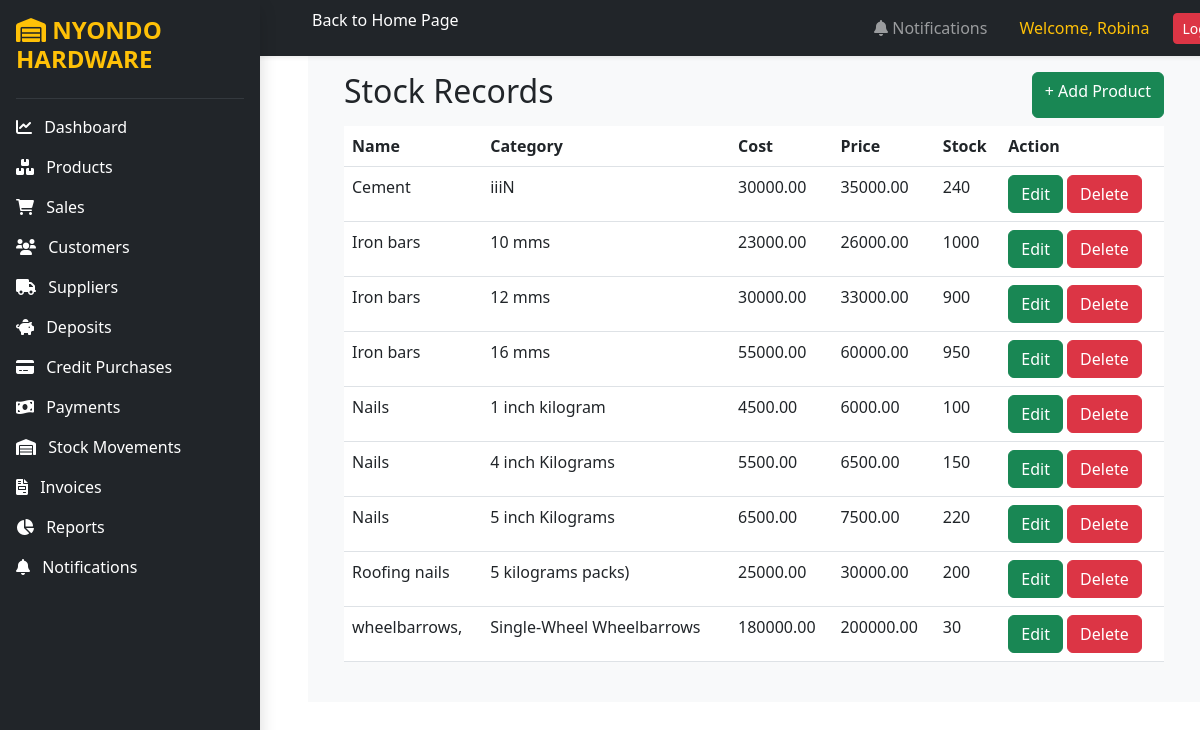
Screenshot of /products/ (signed in) with the database file from the repository.
### core/models.py (models this page shows, shortened)
class Product(models.Model):
    name = models.CharField(max_length=100,validators=[MinLengthValidator(2)])
    category = models.CharField(max_length=100,validators=[MinLengthValidator(2)])
    unit_cost = models.DecimalField(max_digits=10,decimal_places=2,validators=[MinValueValidator(0)])
    selling_price = models.DecimalField(max_digits=10,decimal_places=2,validators=[MinValueValidator(0)])
    stock_quantity = models.IntegerField(validators=[MinValueValidator(0)])

### core/views.py (the view)
# urls.py: path('products/', views.products, name='products'),
@login_required
def products(request):
    products = Product.objects.all()
    return render(request, 'products.html', {'products': products})

### core/templates/products.html
{% extends 'base.html' %} {% block content %}
<div class="container mt-5">
    <div class="d-flex justify-content-between mb-2">
        <h2>Stock Records</h2>
        <a href="/add_product/" class="btn btn-success">+ Add Product</a>
    </div>
    <table class="table">
        <tr>
            <th>Name</th>
            <th>Category</th>
            <th>Cost</th>
            <th>Price</th>
            <th>Stock</th>
            <th>Action</th>
        </tr>
        {% for product in products %}
        <tr>
            <td>{{ product.name }}</td>
            <td>{{ product.category }}</td>
            <td>{{ product.unit_cost }}</td>
            <td>{{ product.selling_price }}</td>
            <td>{{ product.stock_quantity }}</td>
            <td>
                <a href="{% url 'edit_product' product.id %}" class="btn btn-success">Edit</a>
                <a href="{% url 'delete_product' product.id %}" class="btn btn-danger"
                    onclick="return confirm('Delete this Product?');">Delete</a>
            </td>
        </tr>
        {% endfor %}
    </table>
</div>
{% endblock %}

### core/templates/base.html (shortened to what this page needs)
<!doctype html>
<html>
<head>
  <link href="https://cdn.jsdelivr.net/npm/bootstrap@5.3.0/dist/css/bootstrap.min.css" rel="stylesheet" />
  <link rel="stylesheet" href="https://cdnjs.cloudflare.com/ajax/libs/font-awesome/6.0.0/css/all.min.css" />
</head>
<body>
  <div>
    <div style="position: fixed; margin-left: 250px; width: 1000px">
      <nav class="navbar navbar-expand-lg navbar-dark bg-dark shadow-sm">
        <div class="container-fluid">
          <div class="collapse navbar-collapse" id="navbarContent" style="margin-left: 50px">
            <a href="/" class="text-white text-decoration-none d-block mb-3">Back to Home Page</a>
            <ul class="navbar-nav ms-auto align-items-center">
              {% if user.is_authenticated %}
              <li class="nav-item me-3">
                <a class="nav-link position-relative" href="{% url 'notifications' %}">
                  <i class="fas fa-bell"></i>
                  Notifications
                </a>
              </li>
              <li class="nav-item me-3">
                <span class="nav-link text-warning">
                  Welcome, {{ request.user.username }}
                </span>
              </li>
              <li class="nav-item">
                <a class="btn btn-danger btn-sm" href="{% url 'logout' %}">
                  Logout
                </a>
              </li>
              {% endif %}
            </ul>
          </div>
        </div>
      </nav>
    </div>
    <div class="d-flex">
      <div class="d-flex">
        <div class="d-flex">
          <div class="bg-dark text-white p-3 vh-100 shadow" style="width: 260px; position: fixed">
            <h4 class="fw-bold text-warning mb-4">
              <i class="fas fa-warehouse"></i>
              NYONDO HARDWARE
            </h4>
            <hr class="text-secondary" />
            <a href="{% url 'dashboard' %}" class="text-white text-decoration-none d-block mb-3">
              <i class="fas fa-chart-line me-2"></i>
              Dashboard
            </a>
            <a href="{% url 'products' %}" class="text-white text-decoration-none d-block mb-3">
              <i class="fas fa-boxes me-2"></i>
              Products
            </a>
            <a href="{% url 'sales' %}" class="text-white text-decoration-none d-block mb-3">
              <i class="fas fa-cart-shopping me-2"></i>
              Sales
            </a>
            <a href="{% url 'customers' %}" class="text-white text-decoration-none d-block mb-3">
              <i class="fas fa-users me-2"></i>
              Customers
            </a>
            <a href="{% url 'suppliers' %}" class="text-white text-decoration-none d-block mb-3">
              <i class="fas fa-truck me-2"></i>
              Suppliers
            </a>
            <a href="{% url 'deposits' %}" class="text-white text-decoration-none d-block mb-3">
              <i class="fas fa-piggy-bank me-2"></i>
              Deposits
            </a>
            <a href="{% url 'credit_purchases' %}" class="text-white text-decoration-none d-block mb-3">
              <i class="fas fa-credit-card me-2"></i>
              Credit Purchases
            </a>
            <a href="{% url 'payments' %}" class="text-white text-decoration-none d-block mb-3">
              <i class="fas fa-money-bill-wave me-2"></i>
              Payments
            </a>
            <a href="{% url 'stock_movements' %}" class="text-white text-decoration-none d-block mb-3">
              <i class="fas fa-warehouse me-2"></i>
              Stock Movements
            </a>
            <a href="{% url 'invoices' %}" class="text-white text-decoration-none d-block mb-3">
              <i class="fas fa-file-invoice me-2"></i>
              Invoices
            </a>
            <a href="{% url 'reports' %}" class="text-white text-decoration-none d-block mb-3">
              <i class="fas fa-chart-pie me-2"></i>
              Reports
            </a>
            <a href="{% url 'notifications' %}" class="text-white text-decoration-none d-block mb-3">
              <i class="fas fa-bell me-2"></i>
              Notifications
            </a>
          </div>
        </div>
        <div class="p-4" style="margin-left: 260px; width: 100%">
        </div>
      </div>
      <div class="p-4 w-100 bg-light">{% block content %}{% endblock %}</div>
    </div>
  </div>
</body>
</html>

### rows the page displays
Product: name "Cement", category "iiiN", unit_cost "30000.00", selling_price "35000.00", stock_quantity "240"
Product: name "Iron bars", category "10 mms", unit_cost "23000.00", selling_price "26000.00", stock_quantity "1000"
Product: name "Iron bars", category "12 mms", unit_cost "30000.00", selling_price "33000.00", stock_quantity "900"
Product: name "Iron bars", category "16 mms", unit_cost "55000.00", selling_price "60000.00", stock_quantity "950"
Product: name "Nails", category "1 inch kilogram", unit_cost "4500.00", selling_price "6000.00", stock_quantity "100"
Product: name "Nails", category "4 inch Kilograms", unit_cost "5500.00", selling_price "6500.00", stock_quantity "150"
Product: name "Nails", category "5 inch Kilograms", unit_cost "6500.00", selling_price "7500.00", stock_quantity "220"
Product: name "Roofing nails", category "5 kilograms packs)", unit_cost "25000.00", selling_price "30000.00", stock_quantity "200"
Product: name "wheelbarrows,", category "Single-Wheel Wheelbarrows", unit_cost "180000.00", selling_price "200000.00", stock_quantity "30"

### other values shown
{{ request.user.username }} "Robina"
